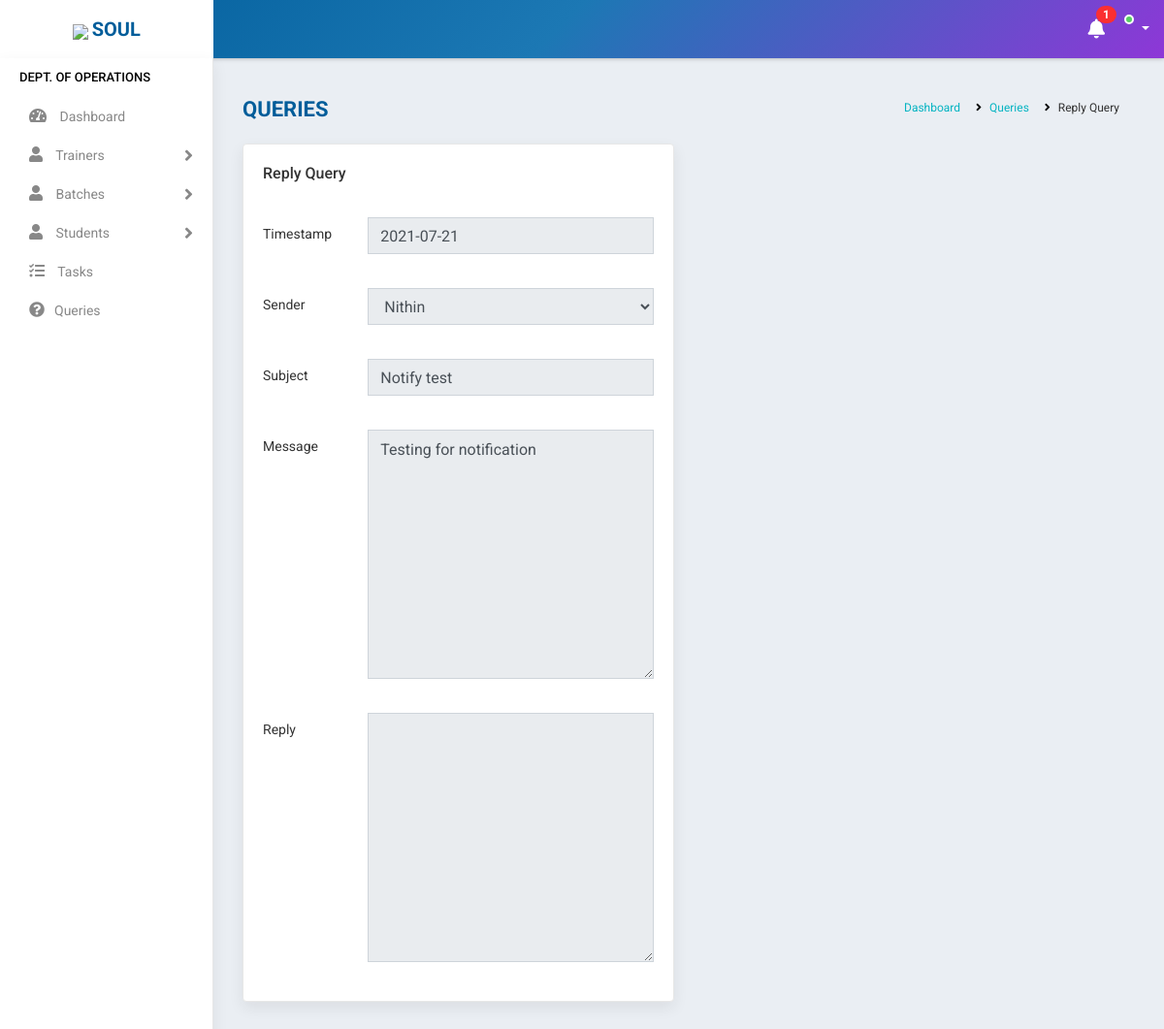
The app's page /view_reply/4/ (signed in), older data.
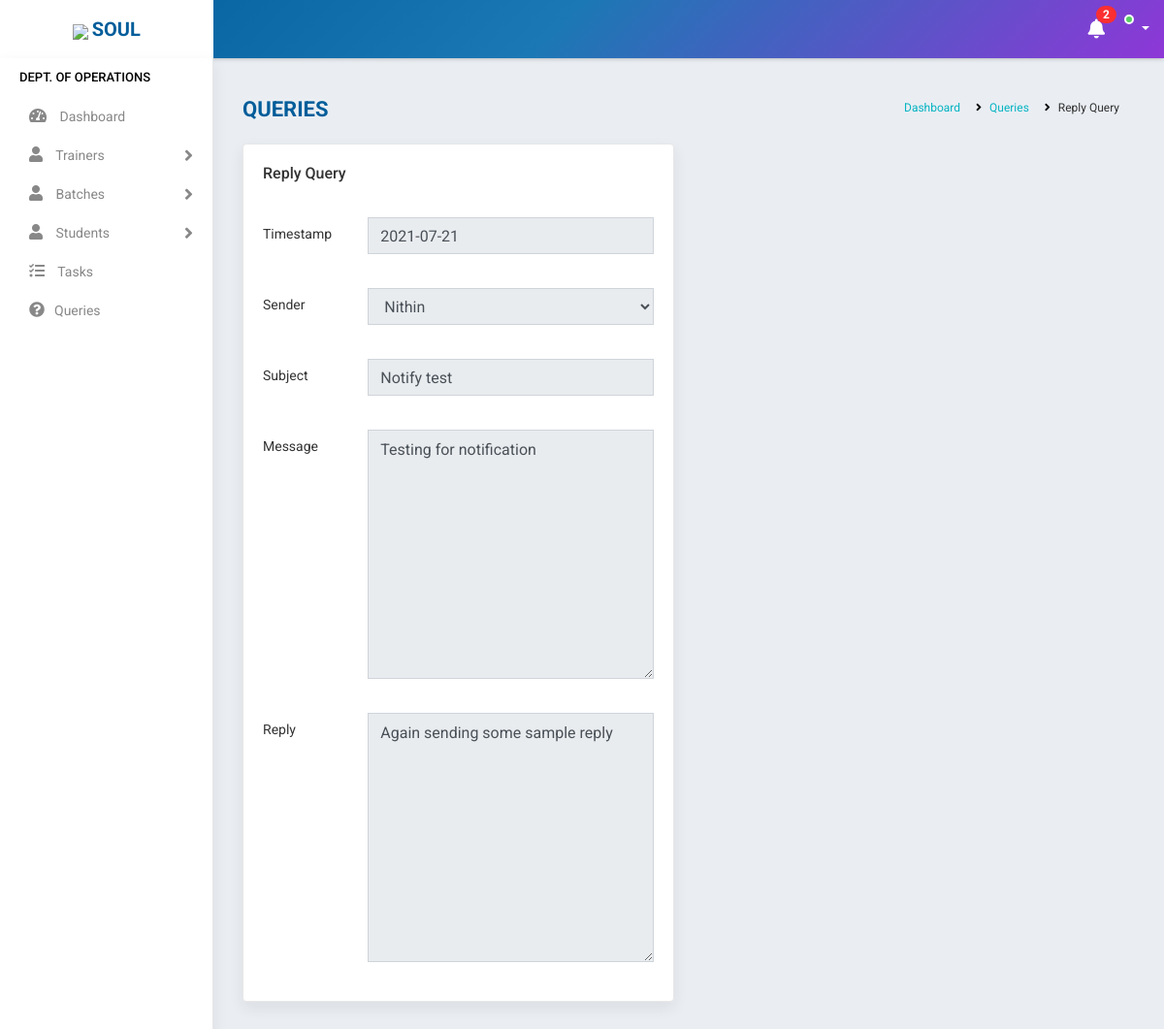
The same page, newer data.
### accounts/models.py (models this page shows, shortened)
class Query(models.Model):
    sender = models.ForeignKey(Student, on_delete=models.CASCADE,related_name='sender',null=True,blank=True)
    receiver = models.ForeignKey(Staff,on_delete=models.CASCADE,related_name='receiver',null=True,limit_choices_to={'stype':"1"})
    subject = models.CharField(max_length=400,null=True)
    message = models.TextField(max_length=1500,null=True)
    reply = models.TextField(max_length=1500, null=True, blank=True)
    datetime = models.DateField(default=datetime.datetime.now(),null=True, blank=True)
    modified = models.DateTimeField(auto_now=True,null=True, blank=True)
    status = models.CharField(max_length=100,choices=(('Not replied','Not replied'),('Replied','Replied')),default='Not replied',blank=True)

### accounts/views.py (the view)
# urls.py: path('view_reply/<id>/',ViewQReply.as_view(),name='view_reply'),
class ViewQReply(View):
    def get(self, request,id):
        user=request.user
        if user.is_authenticated:
            try:
                s = Student.objects.get(user=user)
                note = Notification.objects.filter(receiver=user).filter(status="Not Read").order_by('-datetime')
                no_count = note.count()
                q=Query.objects.get(id=id)
                form = QuerySendForm(instance=q)
                return render(request,'students/reply.html',{'s':s,'no_count':no_count,'note':note,'form':form})
            except:
                return redirect('home')
        return redirect('logout')

### accounts/forms.py
class QuerySendForm(ModelForm):
    class Meta:
        model = Query
        fields = ['sender','receiver','subject','message','reply','datetime']

### accounts/models.py (called while the page is built)
    def __str__(self):
        return self.name

### accounts/templates/students/reply.html (shortened to what this page needs)
{% extends 'accounts/main.html' %}
    {% block content %}
<div class="main-wrapper">
    {% include 'accounts/navbar.html' %}
    {% include 'accounts/sidebar_operations.html' %}
    <div class="page-wrapper">
        <div class="content container-fluid">
            <div class="page-header">
                <div class="row">
                    <div class="col-lg-7 col-md-12 col-sm-12 col-12">
                        <h5 class="text-uppercase">Queries</h5>
                    </div>
                    <div class="col-lg-5 col-md-12 col-sm-12 col-12">
                        <ul class="list-inline breadcrumb float-right">
                        <li class="list-inline-item"><a href="{% url 'home' %}">Dashboard</a></li>
                        <li class="list-inline-item"><a href="{% url 'view_query_reply' %}">Queries</a></li>
                        <li class="list-inline-item">Reply Query</li>
                        </ul>
                    </div>
                </div>
            </div>
            <div class="row">
                <div class="col-md-6">
                <div class="card-box">
                    <h4 class="card-title">Reply Query</h4>
                    <br>
                    <form method="post"action>
                        <div class="form-group row">
                            <label class="col-md-3 col-form-label">Timestamp</label>
                            <div class="col-md-9">
                                {% load widget_tweaks %}
                                {% render_field form.datetime class="form-control" disabled="True" %}
                            </div>
                        </div>
                        <div class="form-group row">
                            <label class="col-md-3 col-form-label">Sender</label>
                            <div class="col-md-9">
                                {% render_field form.sender class="form-control" disabled="True" %}
                            </div>
                        </div>
                        <div class="form-group row">
                            <label class="col-md-3 col-form-label">Subject</label>
                            <div class="col-md-9">
                                {% render_field form.subject class="form-control" disabled="True" %}
                            </div>
                        </div>
                        <div class="form-group row">
                            <label class="col-md-3 col-form-label">Message</label>
                            <div class="col-md-9">
                                {% render_field form.message class="form-control" disabled="True" %}
                            </div>
                        </div>
                        <div class="form-group row">
                            <label class="col-md-3 col-form-label">Reply</label>
                            <div class="col-md-9">
                                {% render_field form.reply class="form-control" disabled="True" %}
                            </div>
                        </div>
                    </form>
                </div>
            </div>
        </div>
    </div>
    {% endblock %}

Row changes from the older to the newer data that the page shows:
changed Query "Nithin": reply (not shown) → "Again sending some sample reply"
Text that changed along with them:
{{ no_count }}: "1" → "2"
